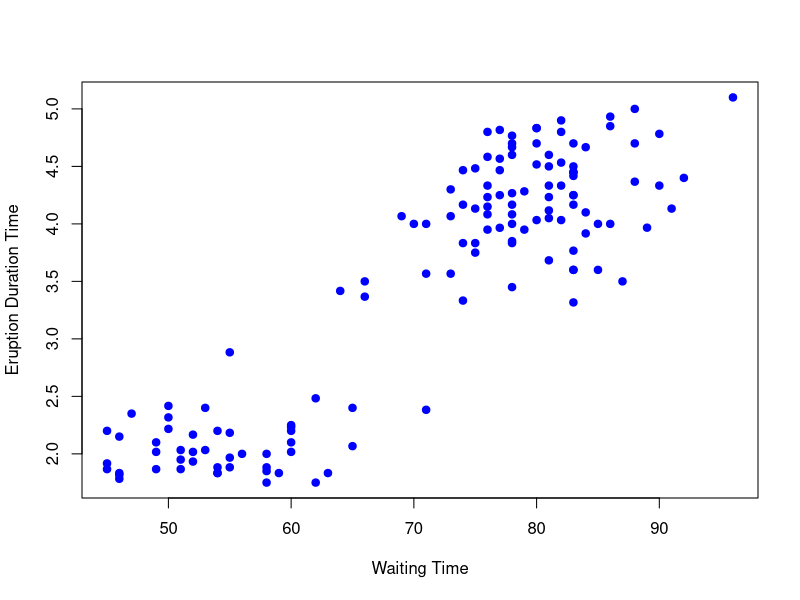
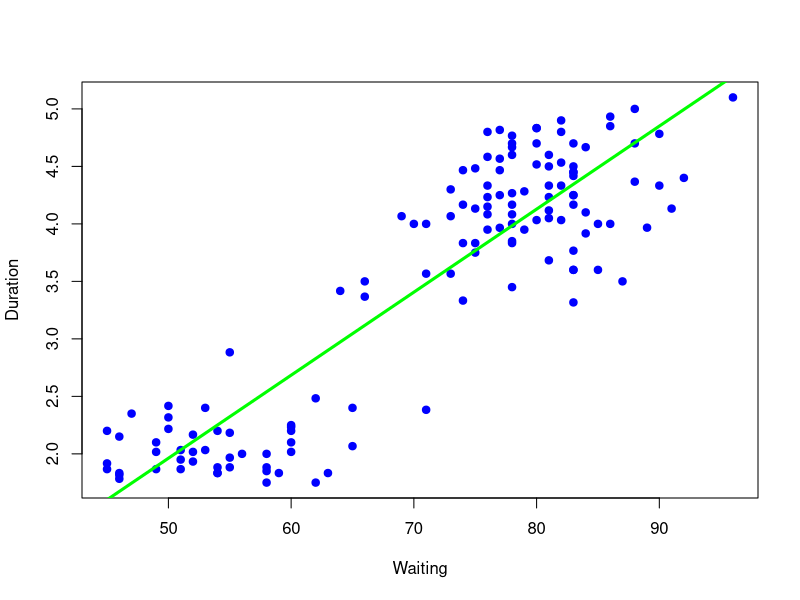
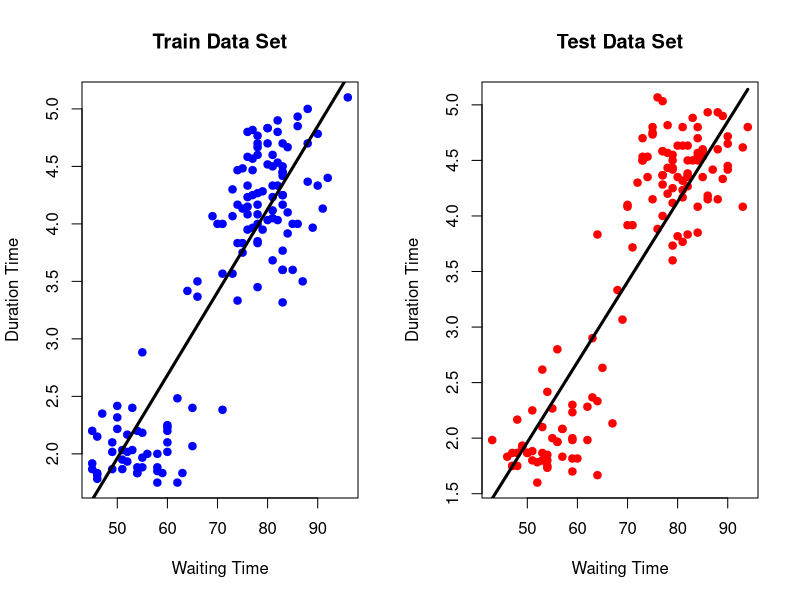
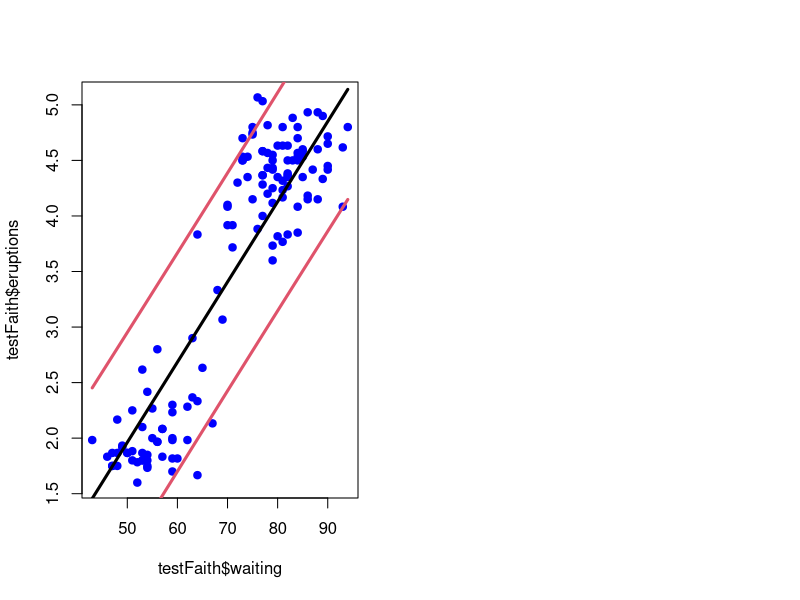

Write the R code that produced these figures, in order.
## ---- chunk 1
knitr::opts_chunk$set(echo = TRUE)
## ---- chunk 2
data(faithful)
head(faithful)
## ---- chunk 3
library(caret)
set.seed(333)
## ---- chunk 4
inTrain <- createDataPartition(y = faithful$waiting, p = 0.5, list = FALSE)
trainFaith <- faithful[inTrain, ]
testFaith <- faithful[-inTrain, ]
head(trainFaith)
## ---- chunk 5
head(inTrain)
## ---- chunk 6
inTrain[3, ]
faithful[5, ]
trainFaith[3, ]
## ---- chunk 7
# Look at relationship with a visual graph
plot(trainFaith$waiting, trainFaith$eruptions, pch = 19, col = "blue", xlab = "Waiting Time", ylab = "Eruption Duration Time")
## ---- chunk 8
# Fit linear model
lm1 <- lm(eruptions ~ waiting, data = trainFaith)
summary(lm1)
## ---- chunk 9
# Let's predict a new value manually
newvalue = 80
coef(lm1)[1] + coef(lm1)[2] * newvalue
## ---- chunk 10
faithful[faithful$waiting == 80, ]
range(faithful$eruptions[faithful$waiting == 80])
## ---- chunk 11
newdata = data.frame(waiting = 80)
predict(lm1, newdata)
## ---- chunk 12
trainFaith[55, ]
## ---- chunk 13
predict(lm1, trainFaith[55, ])
## ---- chunk 14
plot(trainFaith$waiting, trainFaith$eruptions, pch = 19, col = "blue", xlab = "Waiting", ylab = "Duration")
lines(trainFaith$waiting, lm1$fitted.values, lwd = 3, col = "green")
## ---- chunk 15
head(lm1$fitted.values)
head(predict(lm1, trainFaith))
## ---- chunk 16
par(mfrow = c(1,2))

plot(trainFaith$waiting, trainFaith$eruptions, pch = 19, col = "blue", main = "Train Data Set", xlab = "Waiting Time", ylab = "Duration Time")
lines(trainFaith$waiting, predict(lm1), lwd = 3)

plot(testFaith$waiting, testFaith$eruptions, pch = 19, col = "red", main = "Test Data Set", xlab = "Waiting Time", ylab = "Duration Time")
lines(testFaith$waiting, predict(lm1, newdata = testFaith), lwd = 3)
## ---- chunk 17
head(predict(lm1, newdata = testFaith))
head(predict(lm1, testFaith))
## ---- chunk 18
summary(lm1)$r.squared
## ---- chunk 19
# R-squared of two data sets
summary(lm1)$r.squared
a <- sum((predict(lm1, testFaith) - mean(testFaith$eruptions))^2)
b <- sum((testFaith$eruptions - mean(testFaith$eruptions))^2)
print(a/b)
## ---- chunk 20
# Test errors for datasets
sqrt(sum((lm1$fitted.values - trainFaith$eruptions) ^ 2))
sqrt(sum((predict(lm1, newdata = testFaith) - testFaith$eruptions) ^ 2))
## ---- chunk 21
# Prediction intervals
pred1 <- predict(lm1, newdata = testFaith, interval = "prediction")
ord <- order(testFaith$waiting)
plot(testFaith$waiting, testFaith$eruptions, pch = 19, col = "blue")
matlines(testFaith$waiting[ord], pred1[ord, ], type = "l", col = c(1,2,2), lty = c(1,1,1), lwd = 3)
## ---- chunk 22
## Use stepAIC analysis for computer driven model fit 
library(MASS)
pred2 <- glm(eruptions ~ ., data = trainFaith)
summary(pred2)
